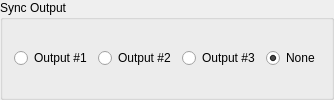
         <widget class="QGroupBox" name="sync_output_box">
          <property name="toolTip">
           <string>Select a sync output channel.  This channel will output 5V when the LED is on, and 0V when the LED is off.</string>
          </property>
          <property name="title">
           <string>Sync Output</string>
          </property>
          <layout class="QGridLayout" name="gridLayout_40">
           <item row="0" column="0">
            <widget class="QRadioButton" name="sync_output1_button">
             <property name="toolTip">
              <string>Sync output #1 to the LED on/off state (5V out = LED on, 0V out = LED off)</string>
             </property>
             <property name="text">
              <string>Output #1</string>
             </property>
             <attribute name="buttonGroup">
              <string notr="true">sync_output_button_group</string>
             </attribute>
            </widget>
           </item>
           <item row="0" column="2">
            <widget class="QRadioButton" name="sync_output3_button">
             <property name="toolTip">
              <string>Sync output #3 to the LED on/off state (5V out = LED on, 0V out = LED off)</string>
             </property>
             <property name="text">
              <string>Output #3</string>
             </property>
             <attribute name="buttonGroup">
              <string notr="true">sync_output_button_group</string>
             </attribute>
            </widget>
           </item>
           <item row="0" column="1">
            <widget class="QRadioButton" name="sync_output2_button">
             <property name="toolTip">
              <string>Sync output #2 to the LED on/off state (5V out = LED on, 0V out = LED off)</string>
             </property>
             <property name="text">
              <string>Output #2</string>
             </property>
             <attribute name="buttonGroup">
              <string notr="true">sync_output_button_group</string>
             </attribute>
            </widget>
           </item>
           <item row="0" column="3">
            <widget class="QRadioButton" name="sync_output0_button">
             <property name="toolTip">
              <string>Deactivate sync output.</string>
             </property>
             <property name="text">
              <string>None</string>
             </property>
             <property name="checked">
              <bool>true</bool>
             </property>
             <attribute name="buttonGroup">
              <string notr="true">sync_output_button_group</string>
             </attribute>
            </widget>
           </item>
          </layout>
         </widget>
